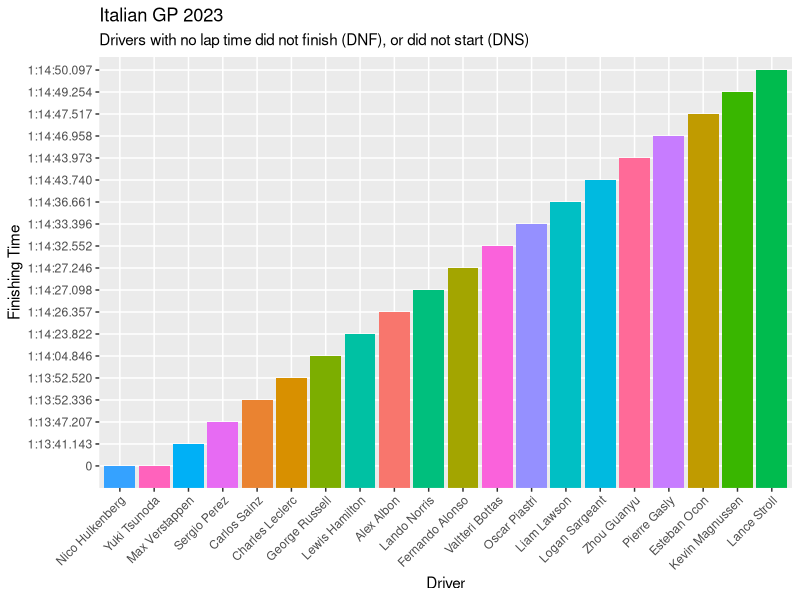

Source code (R):
## ---- chunk 1
#|label: setup
#|message: false

suppressPackageStartupMessages({
  library(tidyverse)
  library(dplyr)
  library(ggplot2)
  })
## ---- chunk 2
#|label: Italian tibble
Italian <- tibble(
  Position = c(1, 2, 3, 4, 5, 6, 7, 8, 9, 10, 11, 12, 13, 14, 15, 16, 17, 18, 19, 20),
  Driver = c("Max Verstappen", "Sergio Perez", "Carlos Sainz", "Charles Leclerc", "George Russell", "Lewis Hamilton", "Alex Albon", "Lando Norris", "Fernando Alonso", "Valtteri Bottas", "Oscar Piastri", "Liam Lawson", "Logan Sargeant", "Zhou Guanyu", "Pierre Gasly", "Esteban Ocon", "Kevin Magnussen", "Lance Stroll", "Nico Hulkenberg", "Yuki Tsunoda"),
  Team = c("Red Bull Racing", "Red Bull Racing", "Ferrari", "Ferrari", "Mercedes", "Mercedes", "Williams", "McLaren", "Aston Martin", "Alfa Romeo", "McLaren", "RB", "Williams", "Alfa Romeo", "Alpine", "Alpine", "Haas", "Aston Martin", "Haas", "RB"),
  Laps = c(51, 51, 51, 51, 51, 51, 51, 51, 51, 51, 51, 51, 51, 51, 51, 51, 51, 51, 50, 0),
  Time_Retired = c("1:13:41.143", "1:13:47.207", "1:13:52.336", "1:13:52.520", "1:14:04.846", "1:14:23.822", "1:14:26.357", "1:14:27.098", "1:14:27.246", "1:14:32.552", "1:14:33.396", "1:14:36.661", "1:14:43.740", "1:14:43.973", "1:14:46.958", "1:14:47.517", "1:14:49.254", "1:14:50.097", "DNF", "DNF"),
  Gap = c("0s", "+6.064s", "+11.193s", "+11.377s", "+23.703s", "+42.679s", "+45.214s", "+45.955s", "+46.103s", "+51.409s", "+52.253s", "+55.518s", "+62.597s", "+62.830s", "+65.815s", "+66.374s", "+68.111s", "+68.954s", "DNF", "DNS"),
  Speed_mph = c(151.423, 151.027, 150.805, 150.788, 150.420, 149.693, 149.554, 149.516, 149.507, 149.322, 149.293, 149.100, 148.401, 148.384, 148.105, 148.057, 147.904, 147.769, 145.2, NA)
)

Italian$Time_Retired[Italian$Time_Retired == "DNF"] <- 0
Italian$Gap[Italian$Gap == "0s"] <- NA
Italian <- Italian %>%
  arrange(Time_Retired)

## ---- chunk 3
#|label: Italian plot
ggplot(Italian, aes(x = fct_reorder(Driver, Time_Retired), y = Time_Retired, fill = Driver)) +
  geom_bar(stat = "identity") +
  labs(title = "Italian GP 2023",
       subtitle = "Drivers with no lap time did not finish (DNF), or did not start (DNS)",
       x = "Driver",
       y = "Finishing Time",
       color = NA) +
  guides(fill = FALSE) +
  theme(axis.text.x = element_text(angle = 45, hjust = 1))
